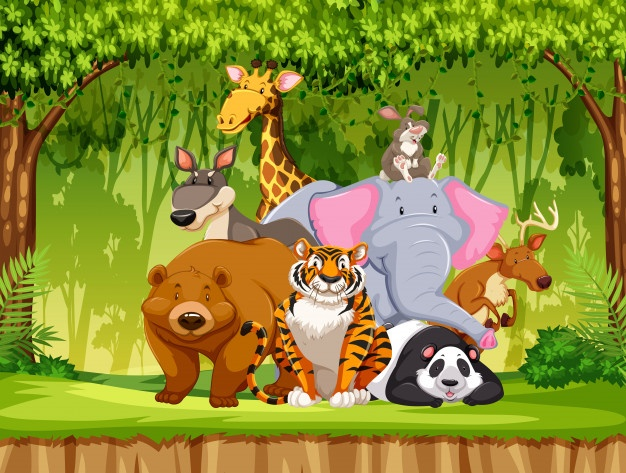
#> input picture ROI GAN/sample.jpeg, 626 x 473 px
$ python box.py   (older library calls are emulated)
#> lines starting #> are read from the running program, lines starting #| are printed output that depends on the picture; after the words box and inside, x2 and y2 are one past the last pixel; in counts of white or black regions, pixels touching at a corner belong together
import cv2
import random

class Recognition:
    def ExtractNumber(self):
        Number = 'sample.jpeg'
        img = cv2.imread(Number, cv2.IMREAD_COLOR)
#> img is the input picture: shape (473, 626, 3); mean B, G, R 50.2, 140.8, 139.4
        imgs = img.copy()
        img2 = cv2.cvtColor(img, cv2.COLOR_BGR2GRAY)
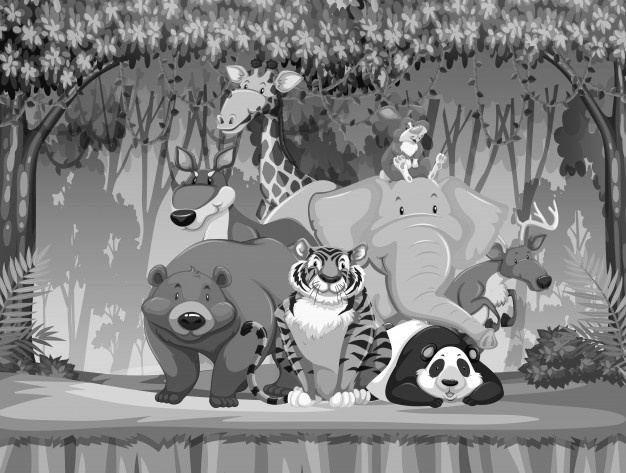
#> img2: shape (473, 626); min 1, max 255, mean 130
        cv2.imwrite('gray.jpg', img2)
        blur = cv2.GaussianBlur(img2, (3, 3), 0)
        cv2.imwrite('blur.jpg', blur)
        canny = cv2.Canny(blur, 100, 200)
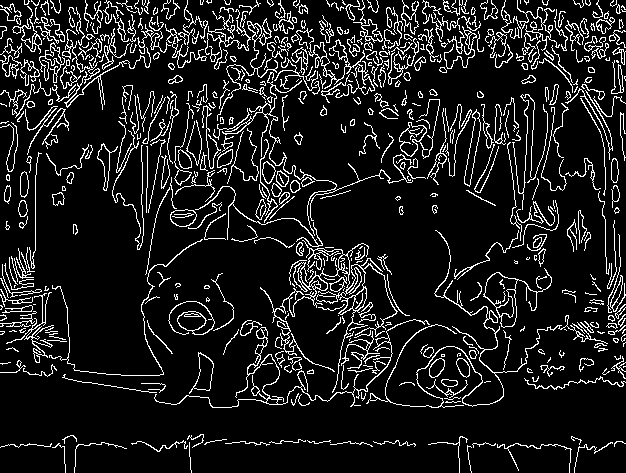
#> canny: shape (473, 626); 11.3% white in thin lines or dots
        cv2.imwrite('canny.jpg', canny)
        cnt, contours, hierarchy = cv2.findContours(canny, cv2.RETR_TREE, cv2.CHAIN_APPROX_SIMPLE)
#> contours = 783 contours, 512 with area under 20; largest, box (x1, y1, x2, y2) and area: (260, 240, 398, 393) 1564, (483, 268, 552, 328) 1206, (484, 272, 518, 318) 875, (399, 99, 440, 159) 534, (464, 109, 481, 187) 470

        box = []

        # set the amount of box
        del_count = 10

        # Set the Box threshold
        for i in range(len(contours)):
            cnt = contours[i]
            if i != len(contours) - 1:
                cnt2 = contours[i + 1]
                x2, y2, w2, h2 = cv2.boundingRect(cnt2)
                rect_area2 = w2 * h2  # area size
            x, y, w, h = cv2.boundingRect(cnt)
            rect_area = w * h  # area size
            aspect_ratio = float(w) / h  # ratio = width/height
            if (aspect_ratio >= 0.1) and (aspect_ratio <= 100.0) and (rect_area >= 100) and (rect_area <= 1000):
                if (0 <= abs(rect_area - rect_area2)) and (abs(rect_area - rect_area2) <= 20):
                    cv2.rectangle(img, (x, y), (x + w, y + h), (0, 255, 0), 1)
                    box.append(cv2.boundingRect(cnt))
#> this loop made 783 passes
#> (x2, y2, w2, h2, rect_area2, x, y, w) on passes 1 to 12: (497, 443, 75, 30, 2250, 467, 445, 5), (52, 443, 14, 30, 420, 497, 443, 75), (0, 443, 52, 5, 260, 52, 443, 14), (574, 442, 39, 31, 1209, 0, 443, 52), (472, 442, 24, 6, 144, 574, 442, 39), (189, 442, 3, 31, 93, 472, 442, 24), (74, 442, 53, 31, 1643, 189, 442, 3), (614, 441, 12, 6, 72, 74, 442, 53), (330, 441, 43, 6, 258, 614, 441, 12), (225, 441, 45, 5, 225, 330, 441, 43), (373, 440, 43, 7, 301, 225, 441, 45), (307, 440, 24, 4, 96, 373, 440, 43)
#> (x2, y2, w2, h2, rect_area2) on passes 62 to 67: (189, 352, 25, 42, 1050), (193, 353, 21, 38, 798), (275, 351, 10, 17, 170), (559, 350, 6, 8, 48), (469, 350, 8, 9, 72), (469, 350, 8, 9, 72)
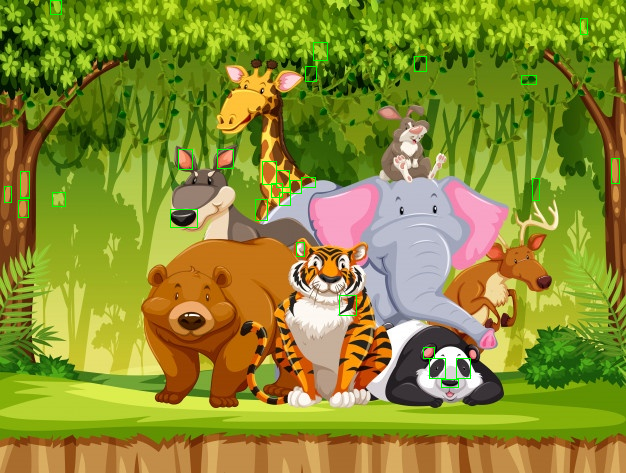
#> img: shape (473, 626, 3); 0.54% of pixels changed, all inside (x1, y1, x2, y2) = (4, 0, 620, 388)

        box.sort()

        # set the amount of box
        max_box = len(box) - del_count
        for i in range(max_box):
            last = len(box) - del_count
            tmp = random.randint(0, last)
            del box[tmp]

        cv2.imwrite('box.jpg', img)

        # [4 lines of commented-out code are left out]

        for i in range(len(box)):
            crop_img = img[box[i][1]: box[i][1] + box[i][3], box[i][0]: box[i][0] + box[i][2]]
            cv2.rectangle(imgs, (box[i][0], box[i][1]), (box[i][0] + box[i][2], box[i][1] + box[i][3]), (0, 255, 0), 1)
            cv2.imwrite("crop_img_" + str(i) + ".jpg", crop_img)
#> this loop made 10 passes
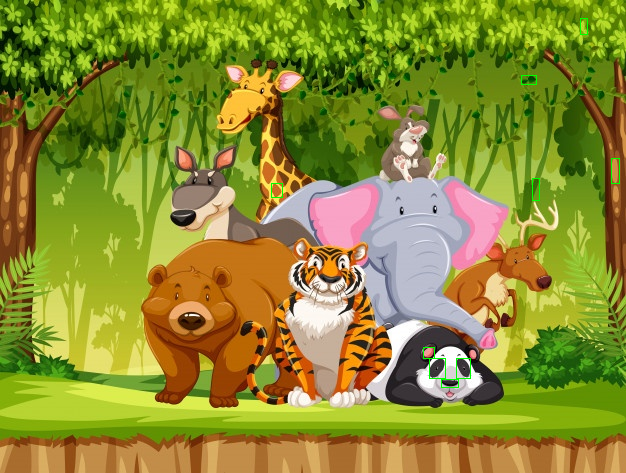
#> imgs: shape (473, 626, 3); 0.17% of pixels changed, all inside (x1, y1, x2, y2) = (271, 18, 620, 388)

        cv2.imwrite('box2.jpg', imgs)
        return 1

recogtest = Recognition()
result = recogtest.ExtractNumber()
